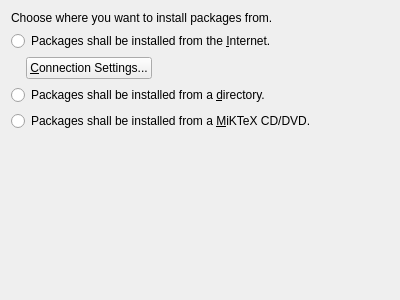
<ui version="4.0" >
 <author>Christian Schenk</author>
 <class>SiteWizType</class>
 <widget class="QWizardPage" name="SiteWizType" >
  <property name="geometry" >
   <rect>
    <x>0</x>
    <y>0</y>
    <width>400</width>
    <height>300</height>
   </rect>
  </property>
  <property name="windowTitle" >
   <string>Form</string>
  </property>
  <layout class="QVBoxLayout" >
   <item>
    <widget class="QLabel" name="label" >
     <property name="text" >
      <string>Choose where you want to install packages from.</string>
     </property>
    </widget>
   </item>
   <item>
    <widget class="QRadioButton" name="rbRemote" >
     <property name="text" >
      <string>Packages shall be installed from the &amp;Internet.</string>
     </property>
    </widget>
   </item>
   <item>
    <layout class="QHBoxLayout" >
     <item>
      <spacer>
       <property name="orientation" >
        <enum>Qt::Horizontal</enum>
       </property>
       <property name="sizeType" >
        <enum>QSizePolicy::Fixed</enum>
       </property>
       <property name="sizeHint" >
        <size>
         <width>15</width>
         <height>20</height>
        </size>
       </property>
      </spacer>
     </item>
     <item>
      <widget class="QPushButton" name="pushButton" >
       <property name="text" >
        <string>&amp;Connection Settings...</string>
       </property>
      </widget>
     </item>
     <item>
      <spacer>
       <property name="orientation" >
        <enum>Qt::Horizontal</enum>
       </property>
       <property name="sizeHint" >
        <size>
         <width>40</width>
         <height>20</height>
        </size>
       </property>
      </spacer>
     </item>
    </layout>
   </item>
   <item>
    <widget class="QRadioButton" name="rbLocal" >
     <property name="text" >
      <string>Packages shall be installed from a &amp;directory.</string>
     </property>
    </widget>
   </item>
   <item>
    <widget class="QRadioButton" name="rbCD" >
     <property name="text" >
      <string>Packages shall be installed from a &amp;MiKTeX CD/DVD.</string>
     </property>
    </widget>
   </item>
   <item>
    <spacer>
     <property name="orientation" >
      <enum>Qt::Vertical</enum>
     </property>
     <property name="sizeHint" >
      <size>
       <width>20</width>
       <height>40</height>
      </size>
     </property>
    </spacer>
   </item>
  </layout>
 </widget>
 <customwidgets>
  <customwidget>
   <class>QWizardPage</class>
   <extends>QWidget</extends>
   <header>qwizardpage.h</header>
  </customwidget>
 </customwidgets>
 <resources/>
 <connections>
  <connection>
   <sender>rbRemote</sender>
   <signal>toggled(bool)</signal>
   <receiver>pushButton</receiver>
   <slot>setEnabled(bool)</slot>
   <hints>
    <hint type="sourcelabel" >
     <x>199</x>
     <y>37</y>
    </hint>
    <hint type="destinationlabel" >
     <x>88</x>
     <y>65</y>
    </hint>
   </hints>
  </connection>
 </connections>
</ui>
